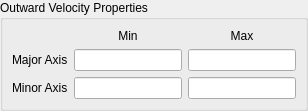
<?xml version="1.0" encoding="UTF-8"?>
<ui version="4.0">
 <class>VelocityPanelOutward</class>
 <widget class="QWidget" name="VelocityPanelOutward">
  <layout class="QVBoxLayout" name="rootLayout">
   <property name="leftMargin"><number>0</number></property>
   <property name="topMargin"><number>0</number></property>
   <property name="rightMargin"><number>0</number></property>
   <property name="bottomMargin"><number>0</number></property>
   <item>
    <widget class="QGroupBox" name="VelocityProperties">
     <property name="title">
      <string>Outward Velocity Properties</string>
     </property>
     <layout class="QGridLayout" name="boxLayout">
      <item row="0" column="1">
       <widget class="QLabel" name="labelMin"><property name="text"><string>Min</string></property><property name="alignment"><set>Qt::AlignCenter</set></property></widget>
      </item>
      <item row="0" column="2">
       <widget class="QLabel" name="labelMax"><property name="text"><string>Max</string></property><property name="alignment"><set>Qt::AlignCenter</set></property></widget>
      </item>
      <item row="1" column="0">
       <widget class="QLabel" name="labelMajorAxis"><property name="text"><string>Major Axis</string></property></widget>
      </item>
      <item row="1" column="1">
       <widget class="QLineEdit" name="OutwardSpeedMin"/>
      </item>
      <item row="1" column="2">
       <widget class="QLineEdit" name="OutwardSpeedMax"/>
      </item>
      <item row="2" column="0">
       <widget class="QLabel" name="labelMinorAxis"><property name="text"><string>Minor Axis</string></property></widget>
      </item>
      <item row="2" column="1">
       <widget class="QLineEdit" name="OutwardOtherMin"/>
      </item>
      <item row="2" column="2">
       <widget class="QLineEdit" name="OutwardOtherMax"/>
      </item>
     </layout>
    </widget>
   </item>
  </layout>
 </widget>
 <resources/>
 <connections/>
</ui>
